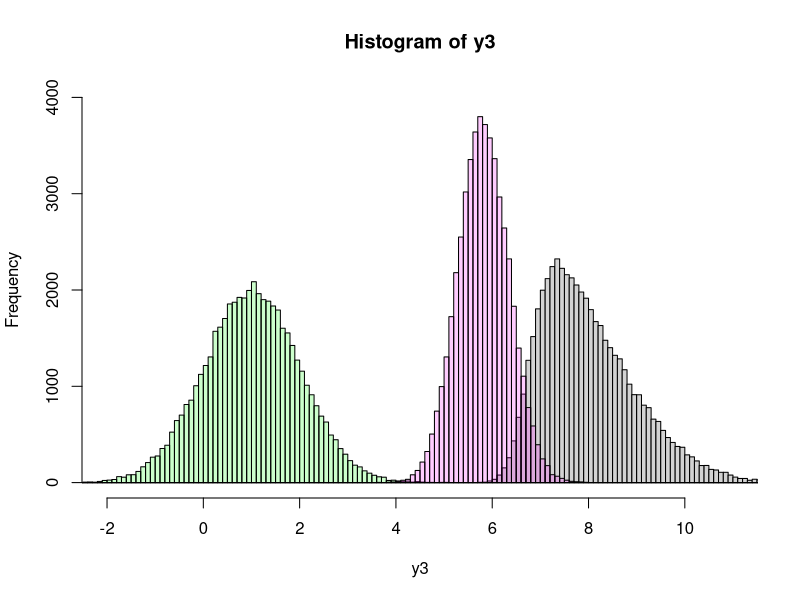

Recreate this plot in R.
### Skew 2

# Try this: https://www.sciencedirect.com/science/article/pii/S0888613X14000504

library()

N <- 50000

mu1 <- 8
sd1 <- 1
a1 <- 5

sigma1 <- a1/sqrt(1+a1^2)
omega1 <- sqrt((sd1^2)/(1-(2*sigma1^2)/pi)) #sd1/sqrt(1-(2*sigma1^2)/pi)
epsilon1 <- mu1 - omega1 * sqrt(2/pi) * sigma1

#sigma1 <- a1/sqrt(1+a1^2)
#omega1 <- 1
#epsilon1 <- 0


z1 <- truncnorm::rtruncnorm(n = N, a = 0, b = Inf, mean = 0, sd = 1)
#y1 <- epsilon1 + a1*z1 + rnorm(N,0,omega1)
y1 <- epsilon1 + omega1*sigma1*z1 + omega1*sqrt(1-(sigma1^2))*rnorm(N,0,1)
# from https://academic.oup.com/biostatistics/article/11/2/317/268224   # eq. 2.3
#hist(y1,100)
#hist(rsnorm(5000,mu1,sd1,a1),50, add = T, col = rgb(0,1,0,0.2))
y2 <- fGarch::rsnorm(N,2,4,5)
y3 <- sn::rsn(N,epsilon1,omega1,a1)
mean(y1)
sd(y1)

mu <- epsilon1 # 4
sigma <- omega1 # 2
lambda <- a1

x_mu <- 1
tau <- 1


h_lambda <- lambda/sqrt(sigma^2+tau^2*(1+lambda^2))
theta0 <- (x_mu*sigma^2 + mu*tau^2)/(sigma^2+tau^2)
tau0 <- (sigma^2*tau^2)/(sigma^2+tau^2)

post_mu <- theta0 + h_lambda * (sigma*tau^2)/sqrt(sigma^2 + tau^2) * (
  dnorm(h_lambda*(sigma*(x_mu - mu)/sqrt(sigma^2 + tau^2)),0,1)/
  pnorm(h_lambda*(sigma*(x_mu - mu)/sqrt(sigma^2 + tau^2)),0,1))

post_var <- tau0 - h_lambda^2 * ((sigma^2)*tau^4)/(sigma^2+tau^2) * (
  dnorm(h_lambda*(sigma*(x_mu - mu)/sqrt(sigma^2 + tau^2)),0,1)/
    pnorm(h_lambda*(sigma*(x_mu - mu)/sqrt(sigma^2 + tau^2)),0,1)) * (
      h_lambda * (sigma*(x_mu - mu)/sqrt(sigma^2 + tau^2)) + (
          dnorm(h_lambda*(sigma*(x_mu - mu)/sqrt(sigma^2 + tau^2)),0,1)/
            pnorm(h_lambda*(sigma*(x_mu - mu)/sqrt(sigma^2 + tau^2)),0,1))
    )

  post_mu
  post_var

library(sn)

  ysn <- rsun(n=50000,theta0,matrix(tau0),matrix(lambda*tau0),-lambda*(mu-theta0),matrix(sigma^2+lambda^2*tau0))
  ysn2 <- rsun(n=50000,theta0,matrix(tau0),matrix(lambda*tau0),-lambda*(mu-theta0),matrix(sigma^2+lambda^2*tau0))

  hist(y3,seq(-100,100,0.1), xlim = c(-2,11), ylim = c(0,4000))
mean(y3)
  #hist(y2,seq(-100,100,0.1), xlim = c(-3,3), col = rgb(1,0,0,0.2), add = T)

  hist(rnorm(50000,x_mu,tau),breaks = seq(-100,100,0.1),col = rgb(0,1,0,0.2),add = T)

  #hist(rnorm(50000,post_mu,sqrt(post_var)),breaks = seq(-100,100,0.1),col = rgb(1,0,0,0.2),add = T)

  hist(ysn,breaks = seq(-100,100,0.1),col = rgb(1,0,1,0.2),add = T)

  ###
  ###
  ###

  mu2 <- mu+sd1 * sqrt(2/pi) * sigma1
  sd2 <- sqrt(omega1^2 - omega1^2*2*sigma1^2/pi)
  hist(mu2[1:50000],breaks = seq(-100,100,0.1), xlim = c(-3,3), add = T, col = rgb(0,0,1,0.33))



  #rnorm(1,(n*var0*(mean(x)-sigma*rho*mean(y[i]))+sigma^2*(1-rho^2)*mu0)/(n*var0+sigma^2*(1-rho^2)),
   #            sqrt((var0*sigma^2*(1-rho^2))/(n*var0+sigma^2*(1-rho^2))) )
